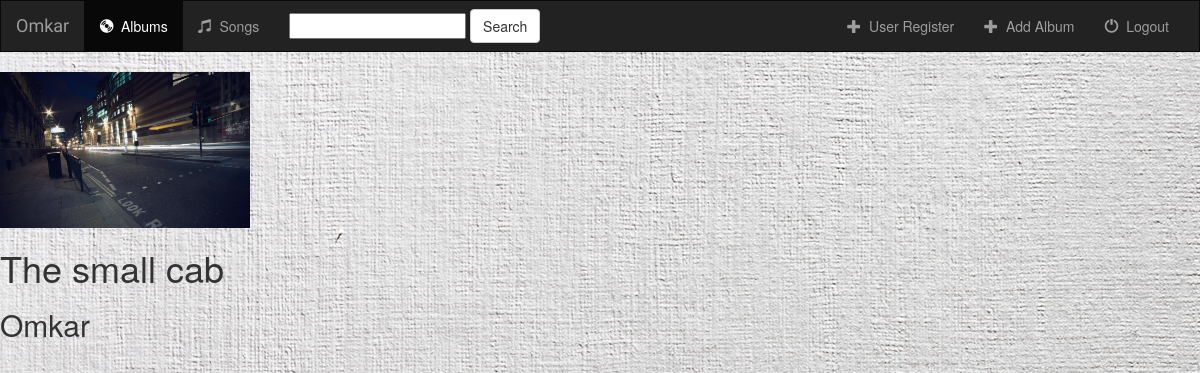
The app's page /music/1/ with its own data.
### music/models.py (models this page shows, shortened)
class Album(models.Model):
	artist = models.CharField(max_length = 250)
	album_title = models.CharField(max_length = 500)
	genre = models.CharField(max_length = 100)
	album_logo = models.FileField()

### music/views.py (the view)
# urls.py: url(r'^(?P<pk>[0-9]+)/$', views.DetailView.as_view(), name = "detail"),
class DetailView(generic.DetailView):
	model = Album
	template_name = 'music/detail.html'

### music/templates/music/detail.html (shortened to what this page needs)
{% extends 'music/base.html' %}
{% block body %}
	<img src="{{album.album_logo.url}}" style="width: 250px;">
	<h1>{{album.album_title}}</h1>
	<h2>{{album.artist}}</h2>
{% endblock %}

### music/static/music/style.css (style rules this page uses)
body { background: white url("images/background.jpg"); }

### records on screen
Album: album_logo (picture), album_title "The small cab", artist "Omkar"
